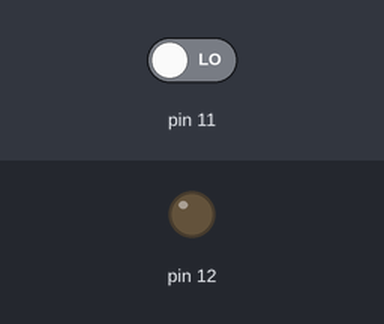
Recording of a sketch running on a simulated Arduino Uno, built with avr-gcc and run on an emulated ATmega328P. Parts: output pins drawn as LEDs (lit = HIGH). Inputs (shaded band) come from the test bench; at power-on: pin 11 LOW.

Above: at 1.2 s.
1.3 s: pin 11 driven HIGH
At 2.4 s:
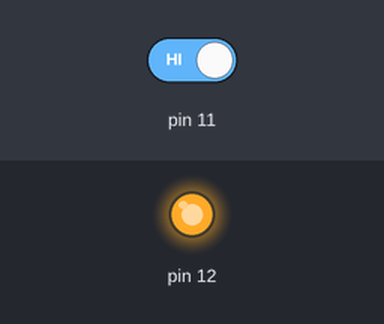
2.8 s: pin 11 driven LOW
At 3.5 s:
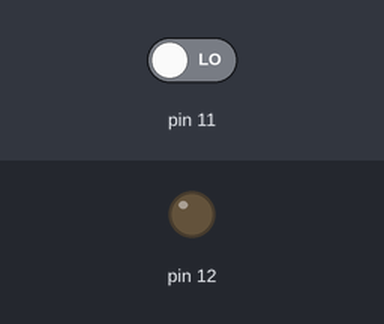
Timing chart, 0 to 5.8 s (numbered marks = the images above; inputs shaded):
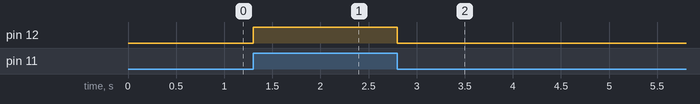

Measured:
- after the input at 1.3 s, pin 12: LOW → HIGH at once
- after the input at 2.8 s, pin 12: HIGH → LOW at once

The sketch:

MIM_c2_p21_teensy.ino
```cpp
int switchState = 0;
int count = 0;

void setup()
{
  pinMode(12,OUTPUT);
  pinMode(11,INPUT);
}


void loop()
{
  if (digitalRead(11) == 1)
  {
    digitalWrite(12,HIGH);
  }
  else
  {
    digitalWrite(12,LOW);
  }
}
```
